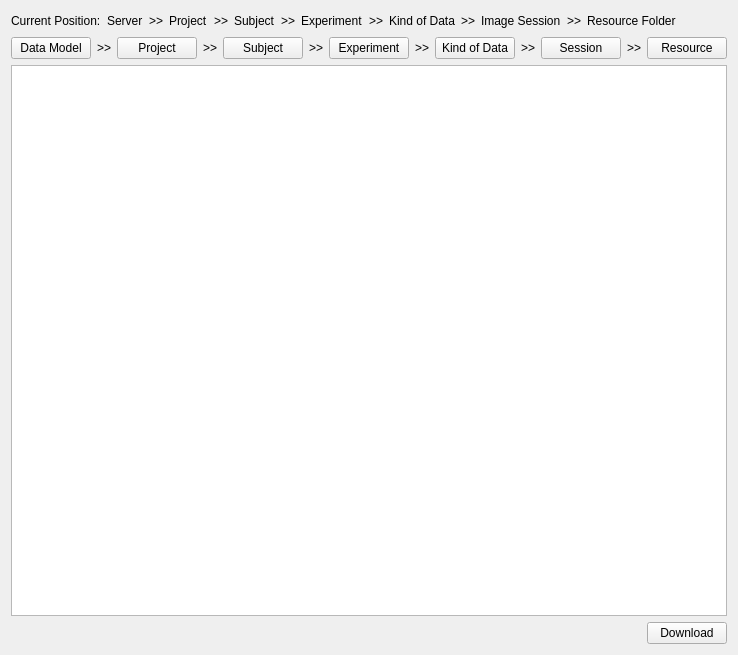
<?xml version="1.0" encoding="UTF-8"?>
<ui version="4.0">
 <class>QmitkXnatEditorControls</class>
 <widget class="QWidget" name="QmitkXnatEditorControls">
  <property name="geometry">
   <rect>
    <x>0</x>
    <y>0</y>
    <width>719</width>
    <height>655</height>
   </rect>
  </property>
  <property name="minimumSize">
   <size>
    <width>0</width>
    <height>0</height>
   </size>
  </property>
  <property name="windowTitle">
   <string>QmitkTemplate</string>
  </property>
  <property name="windowIcon">
   <iconset>
    <normaloff>xnat_icon.ico</normaloff>xnat_icon.ico</iconset>
  </property>
  <layout class="QVBoxLayout" name="verticalLayout">
   <item>
    <layout class="QHBoxLayout" name="horizontalLayout">
     <item>
      <widget class="QLabel" name="labelInfo">
       <property name="text">
        <string>Current Position:</string>
       </property>
      </widget>
     </item>
     <item>
      <layout class="QHBoxLayout" name="breadcrumbDescriptionLayout">
       <item>
        <widget class="QLabel" name="label_2">
         <property name="sizePolicy">
          <sizepolicy hsizetype="Preferred" vsizetype="Preferred">
           <horstretch>0</horstretch>
           <verstretch>0</verstretch>
          </sizepolicy>
         </property>
         <property name="text">
          <string>Server</string>
         </property>
        </widget>
       </item>
       <item>
        <widget class="QLabel" name="label_3">
         <property name="sizePolicy">
          <sizepolicy hsizetype="Fixed" vsizetype="Preferred">
           <horstretch>0</horstretch>
           <verstretch>0</verstretch>
          </sizepolicy>
         </property>
         <property name="text">
          <string>&gt;&gt;</string>
         </property>
        </widget>
       </item>
       <item>
        <widget class="QLabel" name="label_4">
         <property name="sizePolicy">
          <sizepolicy hsizetype="Preferred" vsizetype="Preferred">
           <horstretch>0</horstretch>
           <verstretch>0</verstretch>
          </sizepolicy>
         </property>
         <property name="text">
          <string>Project</string>
         </property>
        </widget>
       </item>
       <item>
        <widget class="QLabel" name="label_5">
         <property name="sizePolicy">
          <sizepolicy hsizetype="Fixed" vsizetype="Preferred">
           <horstretch>0</horstretch>
           <verstretch>0</verstretch>
          </sizepolicy>
         </property>
         <property name="text">
          <string>&gt;&gt;</string>
         </property>
        </widget>
       </item>
       <item>
        <widget class="QLabel" name="label_6">
         <property name="sizePolicy">
          <sizepolicy hsizetype="Preferred" vsizetype="Preferred">
           <horstretch>0</horstretch>
           <verstretch>0</verstretch>
          </sizepolicy>
         </property>
         <property name="text">
          <string>Subject</string>
         </property>
        </widget>
       </item>
       <item>
        <widget class="QLabel" name="label_7">
         <property name="sizePolicy">
          <sizepolicy hsizetype="Fixed" vsizetype="Preferred">
           <horstretch>0</horstretch>
           <verstretch>0</verstretch>
          </sizepolicy>
         </property>
         <property name="text">
          <string>&gt;&gt;</string>
         </property>
        </widget>
       </item>
       <item>
        <widget class="QLabel" name="label_8">
         <property name="sizePolicy">
          <sizepolicy hsizetype="Preferred" vsizetype="Preferred">
           <horstretch>0</horstretch>
           <verstretch>0</verstretch>
          </sizepolicy>
         </property>
         <property name="text">
          <string>Experiment</string>
         </property>
        </widget>
       </item>
       <item>
        <widget class="QLabel" name="label_9">
         <property name="sizePolicy">
          <sizepolicy hsizetype="Fixed" vsizetype="Preferred">
           <horstretch>0</horstretch>
           <verstretch>0</verstretch>
          </sizepolicy>
         </property>
         <property name="text">
          <string>&gt;&gt;</string>
         </property>
        </widget>
       </item>
       <item>
        <widget class="QLabel" name="label_10">
         <property name="sizePolicy">
          <sizepolicy hsizetype="Preferred" vsizetype="Preferred">
           <horstretch>0</horstretch>
           <verstretch>0</verstretch>
          </sizepolicy>
         </property>
         <property name="text">
          <string>Kind of Data</string>
         </property>
        </widget>
       </item>
       <item>
        <widget class="QLabel" name="label_11">
         <property name="sizePolicy">
          <sizepolicy hsizetype="Fixed" vsizetype="Preferred">
           <horstretch>0</horstretch>
           <verstretch>0</verstretch>
          </sizepolicy>
         </property>
         <property name="text">
          <string>&gt;&gt;</string>
         </property>
        </widget>
       </item>
       <item>
        <widget class="QLabel" name="label_12">
         <property name="sizePolicy">
          <sizepolicy hsizetype="Preferred" vsizetype="Preferred">
           <horstretch>0</horstretch>
           <verstretch>0</verstretch>
          </sizepolicy>
         </property>
         <property name="text">
          <string>Image Session</string>
         </property>
        </widget>
       </item>
       <item>
        <widget class="QLabel" name="label_13">
         <property name="sizePolicy">
          <sizepolicy hsizetype="Fixed" vsizetype="Preferred">
           <horstretch>0</horstretch>
           <verstretch>0</verstretch>
          </sizepolicy>
         </property>
         <property name="text">
          <string>&gt;&gt;</string>
         </property>
        </widget>
       </item>
       <item>
        <widget class="QLabel" name="label_14">
         <property name="sizePolicy">
          <sizepolicy hsizetype="Preferred" vsizetype="Preferred">
           <horstretch>0</horstretch>
           <verstretch>0</verstretch>
          </sizepolicy>
         </property>
         <property name="text">
          <string>Resource Folder</string>
         </property>
        </widget>
       </item>
       <item>
        <spacer name="horizontalSpacer_2">
         <property name="orientation">
          <enum>Qt::Horizontal</enum>
         </property>
         <property name="sizeHint" stdset="0">
          <size>
           <width>40</width>
           <height>20</height>
          </size>
         </property>
        </spacer>
       </item>
      </layout>
     </item>
    </layout>
   </item>
   <item>
    <layout class="QHBoxLayout" name="breadcrumbHorizontalLayout">
     <property name="spacing">
      <number>6</number>
     </property>
     <property name="sizeConstraint">
      <enum>QLayout::SetDefaultConstraint</enum>
     </property>
     <property name="leftMargin">
      <number>0</number>
     </property>
     <item>
      <widget class="QPushButton" name="buttonDataModel">
       <property name="sizePolicy">
        <sizepolicy hsizetype="Fixed" vsizetype="Fixed">
         <horstretch>0</horstretch>
         <verstretch>0</verstretch>
        </sizepolicy>
       </property>
       <property name="text">
        <string>Data Model</string>
       </property>
      </widget>
     </item>
     <item>
      <widget class="QLabel" name="labelDataModelProject">
       <property name="enabled">
        <bool>true</bool>
       </property>
       <property name="sizePolicy">
        <sizepolicy hsizetype="Fixed" vsizetype="Preferred">
         <horstretch>0</horstretch>
         <verstretch>0</verstretch>
        </sizepolicy>
       </property>
       <property name="text">
        <string>&gt;&gt;</string>
       </property>
      </widget>
     </item>
     <item>
      <widget class="QPushButton" name="buttonProject">
       <property name="sizePolicy">
        <sizepolicy hsizetype="Fixed" vsizetype="Fixed">
         <horstretch>0</horstretch>
         <verstretch>0</verstretch>
        </sizepolicy>
       </property>
       <property name="layoutDirection">
        <enum>Qt::LeftToRight</enum>
       </property>
       <property name="text">
        <string>Project</string>
       </property>
      </widget>
     </item>
     <item>
      <widget class="QLabel" name="labelProjectSubject">
       <property name="sizePolicy">
        <sizepolicy hsizetype="Fixed" vsizetype="Preferred">
         <horstretch>0</horstretch>
         <verstretch>0</verstretch>
        </sizepolicy>
       </property>
       <property name="text">
        <string>&gt;&gt;</string>
       </property>
      </widget>
     </item>
     <item>
      <widget class="QPushButton" name="buttonSubject">
       <property name="sizePolicy">
        <sizepolicy hsizetype="Fixed" vsizetype="Fixed">
         <horstretch>0</horstretch>
         <verstretch>0</verstretch>
        </sizepolicy>
       </property>
       <property name="text">
        <string>Subject</string>
       </property>
      </widget>
     </item>
     <item>
      <widget class="QLabel" name="labelSubjectExperiment">
       <property name="sizePolicy">
        <sizepolicy hsizetype="Fixed" vsizetype="Preferred">
         <horstretch>0</horstretch>
         <verstretch>0</verstretch>
        </sizepolicy>
       </property>
       <property name="text">
        <string>&gt;&gt;</string>
       </property>
      </widget>
     </item>
     <item>
      <widget class="QPushButton" name="buttonExperiment">
       <property name="sizePolicy">
        <sizepolicy hsizetype="Minimum" vsizetype="Fixed">
         <horstretch>0</horstretch>
         <verstretch>0</verstretch>
        </sizepolicy>
       </property>
       <property name="text">
        <string>Experiment</string>
       </property>
      </widget>
     </item>
     <item>
      <widget class="QLabel" name="labelExperimentKindOfData">
       <property name="sizePolicy">
        <sizepolicy hsizetype="Fixed" vsizetype="Preferred">
         <horstretch>0</horstretch>
         <verstretch>0</verstretch>
        </sizepolicy>
       </property>
       <property name="text">
        <string>&gt;&gt;</string>
       </property>
      </widget>
     </item>
     <item>
      <widget class="QPushButton" name="buttonKindOfData">
       <property name="sizePolicy">
        <sizepolicy hsizetype="Minimum" vsizetype="Fixed">
         <horstretch>0</horstretch>
         <verstretch>0</verstretch>
        </sizepolicy>
       </property>
       <property name="text">
        <string>Kind of Data</string>
       </property>
      </widget>
     </item>
     <item>
      <widget class="QLabel" name="labelKindOfDataSession">
       <property name="sizePolicy">
        <sizepolicy hsizetype="Fixed" vsizetype="Preferred">
         <horstretch>0</horstretch>
         <verstretch>0</verstretch>
        </sizepolicy>
       </property>
       <property name="text">
        <string>&gt;&gt;</string>
       </property>
      </widget>
     </item>
     <item>
      <widget class="QPushButton" name="buttonSession">
       <property name="sizePolicy">
        <sizepolicy hsizetype="Minimum" vsizetype="Fixed">
         <horstretch>0</horstretch>
         <verstretch>0</verstretch>
        </sizepolicy>
       </property>
       <property name="text">
        <string>Session</string>
       </property>
      </widget>
     </item>
     <item>
      <widget class="QLabel" name="labelSessionResource">
       <property name="sizePolicy">
        <sizepolicy hsizetype="Fixed" vsizetype="Preferred">
         <horstretch>0</horstretch>
         <verstretch>0</verstretch>
        </sizepolicy>
       </property>
       <property name="text">
        <string>&gt;&gt;</string>
       </property>
      </widget>
     </item>
     <item>
      <widget class="QPushButton" name="buttonResource">
       <property name="sizePolicy">
        <sizepolicy hsizetype="Minimum" vsizetype="Fixed">
         <horstretch>0</horstretch>
         <verstretch>0</verstretch>
        </sizepolicy>
       </property>
       <property name="text">
        <string>Resource</string>
       </property>
      </widget>
     </item>
     <item>
      <spacer name="breadcrumbSpacer">
       <property name="orientation">
        <enum>Qt::Horizontal</enum>
       </property>
       <property name="sizeHint" stdset="0">
        <size>
         <width>40</width>
         <height>20</height>
        </size>
       </property>
      </spacer>
     </item>
    </layout>
   </item>
   <item>
    <widget class="QListView" name="listView"/>
   </item>
   <item>
    <layout class="QHBoxLayout" name="horizontalLayout_2">
     <item>
      <widget class="QLabel" name="labelDownload">
       <property name="text">
        <string/>
       </property>
      </widget>
     </item>
     <item>
      <spacer name="horizontalSpacer">
       <property name="orientation">
        <enum>Qt::Horizontal</enum>
       </property>
       <property name="sizeType">
        <enum>QSizePolicy::Expanding</enum>
       </property>
       <property name="sizeHint" stdset="0">
        <size>
         <width>20</width>
         <height>20</height>
        </size>
       </property>
      </spacer>
     </item>
     <item>
      <widget class="QPushButton" name="buttonDownload">
       <property name="sizePolicy">
        <sizepolicy hsizetype="Maximum" vsizetype="Fixed">
         <horstretch>0</horstretch>
         <verstretch>0</verstretch>
        </sizepolicy>
       </property>
       <property name="text">
        <string>Download</string>
       </property>
      </widget>
     </item>
    </layout>
   </item>
  </layout>
 </widget>
 <layoutdefault spacing="6" margin="11"/>
 <resources/>
 <connections/>
</ui>
